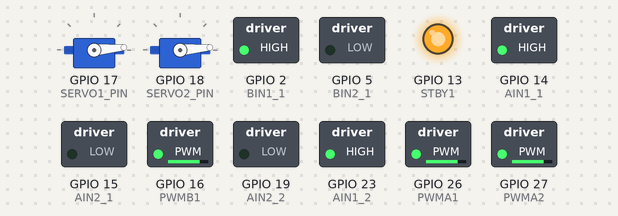
A sketch run on a simulated ESP32. On the bench: 2 × servo, switched loads named in the sketch (green lamp = pin HIGH), output pins drawn as LEDs (lit = HIGH). What the sketch prints to the serial monitor is not drawn.

Above: at 0.05 s.
At 0.55 s:
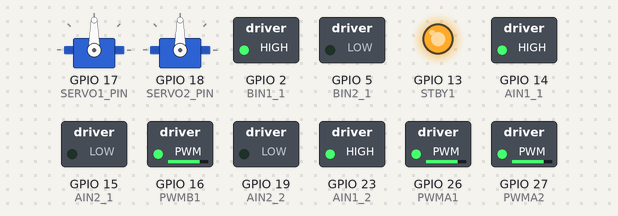
At 1.05 s:
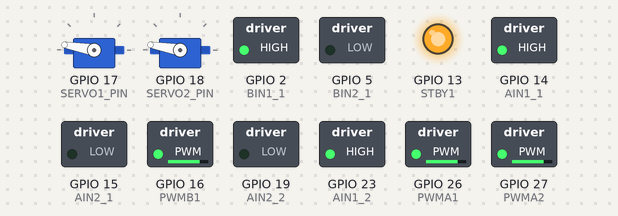
At 2.1 s:
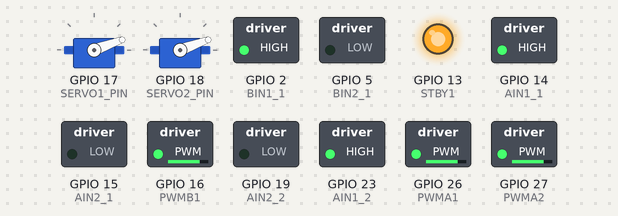
Timing chart, 0 to 5.1 s (numbered marks = the images above):
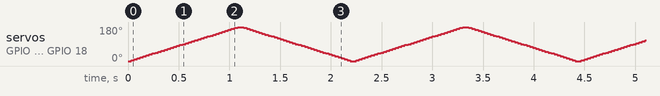

The sketch:

powerloadtestmotorandservo.ino
```cpp
#include <ESP32Servo.h>

// ---------------- Motor Driver 1 ----------------
#define STBY1 13
#define PWMA1 26
#define PWMB1 16
#define AIN1_1 14
#define AIN2_1 15
#define BIN1_1 2
#define BIN2_1 5

// ---------------- Motor Driver 2 ----------------
#define STBY2 13   // Same standby pin used
#define PWMA2 27
#define AIN1_2 23
#define AIN2_2 19

// ---------------- Servos ----------------
#define SERVO1_PIN 17
#define SERVO2_PIN 18

Servo servo1;
Servo servo2;

int motorSpeed = 200;   // Motor speed (0–255)
int pos = 0;            // Servo position

void setup() {
  Serial.begin(115200);

  // Motor Driver 1 pins
  pinMode(STBY1, OUTPUT);
  pinMode(PWMA1, OUTPUT);
  pinMode(AIN1_1, OUTPUT);
  pinMode(AIN2_1, OUTPUT);
  pinMode(PWMB1, OUTPUT);
  pinMode(BIN1_1, OUTPUT);
  pinMode(BIN2_1, OUTPUT);

  // Motor Driver 2 pins
  pinMode(PWMA2, OUTPUT);
  pinMode(AIN1_2, OUTPUT);
  pinMode(AIN2_2, OUTPUT);

  // Enable motor drivers
  digitalWrite(STBY1, HIGH);
  digitalWrite(STBY2, HIGH);

  // Attach servos
  servo1.attach(SERVO1_PIN);
  servo2.attach(SERVO2_PIN);

  // Start motors forward
  startMotors();
}

void loop() {
  // Sweep servos 0 → 180
  for (pos = 0; pos <= 180; pos += 5) {
    servo1.write(pos);
    servo2.write(pos);
    delay(30);
  }

  // Sweep servos 180 → 0
  for (pos = 180; pos >= 0; pos -= 5) {
    servo1.write(pos);
    servo2.write(pos);
    delay(30);
  }
}

// ---------------- Motor Functions ----------------
void startMotors() {
  // Motor driver 1 forward (both motors)
  digitalWrite(AIN1_1, HIGH);
  digitalWrite(AIN2_1, LOW);
  digitalWrite(BIN1_1, HIGH);
  digitalWrite(BIN2_1, LOW);
  analogWrite(PWMA1, motorSpeed);
  analogWrite(PWMB1, motorSpeed);

  // Motor driver 2 forward (only 1 motor connected on A side)
  digitalWrite(AIN1_2, HIGH);
  digitalWrite(AIN2_2, LOW);
  analogWrite(PWMA2, motorSpeed);

  Serial.println("All motors running forward");
}
```
